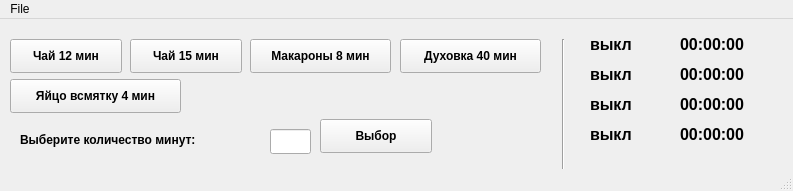
<?xml version="1.0" encoding="UTF-8"?>
<ui version="4.0">
 <class>MainWindow</class>
 <widget class="QMainWindow" name="MainWindow">
  <property name="geometry">
   <rect>
    <x>0</x>
    <y>0</y>
    <width>793</width>
    <height>191</height>
   </rect>
  </property>
  <property name="windowTitle">
   <string>KitchenTimer v.0.2</string>
  </property>
  <widget class="QWidget" name="centralwidget">
   <widget class="QPushButton" name="tea_12">
    <property name="geometry">
     <rect>
      <x>10</x>
      <y>20</y>
      <width>112</width>
      <height>34</height>
     </rect>
    </property>
    <property name="font">
     <font>
      <family>Arial</family>
      <weight>75</weight>
      <bold>true</bold>
     </font>
    </property>
    <property name="text">
     <string>Чай 12 мин</string>
    </property>
   </widget>
   <widget class="QPushButton" name="tea_15">
    <property name="geometry">
     <rect>
      <x>130</x>
      <y>20</y>
      <width>112</width>
      <height>34</height>
     </rect>
    </property>
    <property name="font">
     <font>
      <family>Arial</family>
      <weight>75</weight>
      <bold>true</bold>
     </font>
    </property>
    <property name="text">
     <string>Чай 15 мин</string>
    </property>
   </widget>
   <widget class="QPushButton" name="makaron_8">
    <property name="geometry">
     <rect>
      <x>250</x>
      <y>20</y>
      <width>141</width>
      <height>34</height>
     </rect>
    </property>
    <property name="font">
     <font>
      <family>Arial</family>
      <weight>75</weight>
      <bold>true</bold>
     </font>
    </property>
    <property name="text">
     <string>Макароны 8 мин</string>
    </property>
   </widget>
   <widget class="QPushButton" name="duh_40">
    <property name="geometry">
     <rect>
      <x>400</x>
      <y>20</y>
      <width>141</width>
      <height>34</height>
     </rect>
    </property>
    <property name="font">
     <font>
      <family>Arial</family>
      <weight>75</weight>
      <bold>true</bold>
     </font>
    </property>
    <property name="text">
     <string>Духовка 40 мин</string>
    </property>
   </widget>
   <widget class="QPushButton" name="select_key">
    <property name="geometry">
     <rect>
      <x>320</x>
      <y>100</y>
      <width>112</width>
      <height>34</height>
     </rect>
    </property>
    <property name="font">
     <font>
      <family>Arial</family>
      <weight>75</weight>
      <bold>true</bold>
     </font>
    </property>
    <property name="text">
     <string>Выбор</string>
    </property>
   </widget>
   <widget class="QLineEdit" name="select_text">
    <property name="geometry">
     <rect>
      <x>270</x>
      <y>110</y>
      <width>41</width>
      <height>25</height>
     </rect>
    </property>
    <property name="font">
     <font>
      <family>Arial</family>
      <weight>75</weight>
      <bold>true</bold>
     </font>
    </property>
   </widget>
   <widget class="QLabel" name="label">
    <property name="geometry">
     <rect>
      <x>20</x>
      <y>110</y>
      <width>241</width>
      <height>21</height>
     </rect>
    </property>
    <property name="font">
     <font>
      <family>Arial</family>
      <weight>75</weight>
      <bold>true</bold>
     </font>
    </property>
    <property name="text">
     <string>Выберите количество минут:</string>
    </property>
   </widget>
   <widget class="QPushButton" name="egg_4">
    <property name="geometry">
     <rect>
      <x>10</x>
      <y>60</y>
      <width>171</width>
      <height>34</height>
     </rect>
    </property>
    <property name="font">
     <font>
      <family>Arial</family>
      <weight>75</weight>
      <bold>true</bold>
     </font>
    </property>
    <property name="text">
     <string>Яйцо всмятку 4 мин</string>
    </property>
   </widget>
   <widget class="QLabel" name="timer_view_2">
    <property name="geometry">
     <rect>
      <x>680</x>
      <y>10</y>
      <width>111</width>
      <height>31</height>
     </rect>
    </property>
    <property name="font">
     <font>
      <family>Arial</family>
      <pointsize>12</pointsize>
      <weight>75</weight>
      <bold>true</bold>
     </font>
    </property>
    <property name="text">
     <string>00:00:00</string>
    </property>
   </widget>
   <widget class="QLabel" name="timer_view_4">
    <property name="geometry">
     <rect>
      <x>680</x>
      <y>40</y>
      <width>111</width>
      <height>31</height>
     </rect>
    </property>
    <property name="font">
     <font>
      <family>Arial</family>
      <pointsize>12</pointsize>
      <weight>75</weight>
      <bold>true</bold>
     </font>
    </property>
    <property name="text">
     <string>00:00:00</string>
    </property>
   </widget>
   <widget class="QLabel" name="timer_view_6">
    <property name="geometry">
     <rect>
      <x>680</x>
      <y>70</y>
      <width>111</width>
      <height>31</height>
     </rect>
    </property>
    <property name="font">
     <font>
      <family>Arial</family>
      <pointsize>12</pointsize>
      <weight>75</weight>
      <bold>true</bold>
     </font>
    </property>
    <property name="text">
     <string>00:00:00</string>
    </property>
   </widget>
   <widget class="QLabel" name="timer_view_8">
    <property name="geometry">
     <rect>
      <x>680</x>
      <y>100</y>
      <width>111</width>
      <height>31</height>
     </rect>
    </property>
    <property name="font">
     <font>
      <family>Arial</family>
      <pointsize>12</pointsize>
      <weight>75</weight>
      <bold>true</bold>
     </font>
    </property>
    <property name="text">
     <string>00:00:00</string>
    </property>
   </widget>
   <widget class="QLabel" name="timer_view_5">
    <property name="geometry">
     <rect>
      <x>590</x>
      <y>70</y>
      <width>81</width>
      <height>31</height>
     </rect>
    </property>
    <property name="font">
     <font>
      <family>Arial</family>
      <pointsize>12</pointsize>
      <weight>75</weight>
      <bold>true</bold>
     </font>
    </property>
    <property name="text">
     <string>выкл</string>
    </property>
   </widget>
   <widget class="QLabel" name="timer_view_3">
    <property name="geometry">
     <rect>
      <x>590</x>
      <y>40</y>
      <width>81</width>
      <height>31</height>
     </rect>
    </property>
    <property name="font">
     <font>
      <family>Arial</family>
      <pointsize>12</pointsize>
      <weight>75</weight>
      <bold>true</bold>
     </font>
    </property>
    <property name="text">
     <string>выкл</string>
    </property>
   </widget>
   <widget class="QLabel" name="timer_view_7">
    <property name="geometry">
     <rect>
      <x>590</x>
      <y>100</y>
      <width>81</width>
      <height>31</height>
     </rect>
    </property>
    <property name="font">
     <font>
      <family>Arial</family>
      <pointsize>12</pointsize>
      <weight>75</weight>
      <bold>true</bold>
     </font>
    </property>
    <property name="text">
     <string>выкл</string>
    </property>
   </widget>
   <widget class="QLabel" name="timer_view_1">
    <property name="geometry">
     <rect>
      <x>590</x>
      <y>10</y>
      <width>81</width>
      <height>31</height>
     </rect>
    </property>
    <property name="font">
     <font>
      <family>Arial</family>
      <pointsize>12</pointsize>
      <weight>75</weight>
      <bold>true</bold>
     </font>
    </property>
    <property name="text">
     <string>выкл</string>
    </property>
   </widget>
   <widget class="Line" name="line">
    <property name="geometry">
     <rect>
      <x>553</x>
      <y>20</y>
      <width>20</width>
      <height>131</height>
     </rect>
    </property>
    <property name="orientation">
     <enum>Qt::Vertical</enum>
    </property>
   </widget>
  </widget>
  <widget class="QMenuBar" name="menubar">
   <property name="geometry">
    <rect>
     <x>0</x>
     <y>0</y>
     <width>793</width>
     <height>26</height>
    </rect>
   </property>
   <widget class="QMenu" name="menuFile">
    <property name="title">
     <string>File</string>
    </property>
    <addaction name="separator"/>
    <addaction name="actionSettings"/>
    <addaction name="separator"/>
    <addaction name="actionAbout"/>
    <addaction name="actionQuit"/>
   </widget>
   <addaction name="menuFile"/>
  </widget>
  <widget class="QStatusBar" name="statusbar"/>
  <action name="actionSettings">
   <property name="text">
    <string>Settings</string>
   </property>
  </action>
  <action name="actionQuit">
   <property name="text">
    <string>Quit</string>
   </property>
  </action>
  <action name="actionAbout">
   <property name="text">
    <string>About</string>
   </property>
  </action>
 </widget>
 <resources/>
 <connections/>
</ui>
